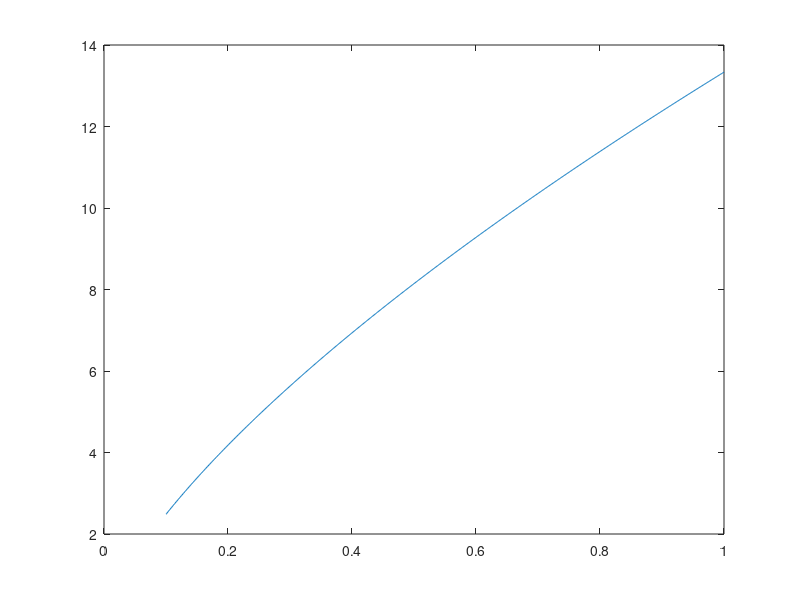

Reproduce this figure in MATLAB.
clear all 
clc
# http://www.csun.edu/~lcaretto/me309/21-nsodeSystems.pdf      (ODE System by RK4)
function f=boundary2(x,y)
  ref=y
  ref(ref>1)=1;
  ref(ref<1)=0;
  ref=ref-[ref(1,2:length(ref)),0];
  ref(1,1)=0;
  ref(1,length(ref))=0;
  f=x(find(ref));
end
f1=[0.1:0.001:1]

f1copy=f1;
f2=f1*0;
f2copy=f2;
f3=f1*0;
f3copy=f3;
sep=0.002
x=[1:sep:10];
for i =1:length(x);
  f1k1=sep*(-f1.*f3);
  f2k1=sep*f1;
  f3k1=sep*f2;
  f1k2=sep*(-(f1+0.5*f1k1).*(f3+0.5*f3k1));
  f2k2=sep*(f1+0.5*f1k1);
  f3k2=sep*(f2+0.5*f2k1);
  f1k3=sep*(-(f1+0.5*f1k2).*(f3+0.5*f3k2));
  f2k3=sep*(f1+0.5*f1k2);
  f3k3=sep*(f2+0.5*f2k2);
  f1k4=sep*(-(f1+f1k3).*(f3+f3k3));
  f2k4=sep*(f1+f1k3);
  f3k4=sep*(f2+f2k3);
  f1=f1+1/6*f1k1+1/3*(f1k2+f1k3)+1/6*f1k4;
  f2=f2+1/6*f2k1+1/3*(f2k2+f2k3)+1/6*f2k4;
  f3=f3+1/6*f3k1+1/3*(f3k2+f3k3)+1/6*f3k4;
 
  
end
plot(f1copy,f3)
b=boundary2(f1copy,f2)

